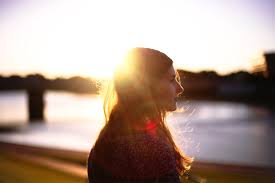
#> input picture images.png, 275 x 183 px
$ python -i image_processor.py   (imports and definitions only)
#> lines starting #> are read from the running program, lines starting #| are printed output that depends on the picture; after the words box and inside, x2 and y2 are one past the last pixel; in counts of white or black regions, pixels touching at a corner belong together

import numpy as np
from scipy import ndimage
from scipy.cluster.hierarchy import fclusterdata
from scipy.ndimage import distance_transform_edt
import copy
import cv2


class ImageProcessor:

    @staticmethod
    def rgb_to_grayscale(image):
        """Convert RGB to grayscale using OpenCV"""
        return cv2.cvtColor(image, cv2.COLOR_RGB2GRAY)

    # [9 lines left out: functions rgb_to_hsv, hsv_to_rgb, not called in this run]

    @staticmethod
    def create_gaussian_kernel(sigma, ksize=None):
        """Create 2D Gaussian kernel"""
        if ksize is None:
            ksize = int(6 * sigma) + 1
        if ksize % 2 == 0:
            ksize += 1

        center = ksize // 2
        x = np.arange(-center, center + 1)
        y = np.arange(-center, center + 1)
        X, Y = np.meshgrid(x, y)

        kernel = np.exp(-(X**2 + Y**2) / (2 * sigma**2))
        kernel = kernel / (2 * np.pi * sigma**2)
        kernel = kernel / kernel.sum()

        return kernel.astype(np.float32)

    @staticmethod
    def convolve2d(image, kernel, padding='reflect'):
        """2D convolution for single channel"""
#> called with kernel = array of shape (7, 7), padding = 'reflect'
        kh, kw = kernel.shape
        pad_h, pad_w = kh // 2, kw // 2

        if padding == 'reflect':
            padded = np.pad(image, ((pad_h, pad_h), (pad_w, pad_w)), mode='reflect')
        else:
            padded = np.pad(image, ((pad_h, pad_h), (pad_w, pad_w)), mode='constant')

        output = np.zeros_like(image, dtype=np.float32)

        for i in range(image.shape[0]):
            for j in range(image.shape[1]):
                region = padded[i:i+kh, j:j+kw]
                output[i, j] = np.sum(region * kernel)

        return output

    @staticmethod
    def gaussian_blur(image, sigma=1.0, ksize=None):
        """Apply Gaussian blur to image"""
        kernel = ImageProcessor.create_gaussian_kernel(sigma, ksize)

        if len(image.shape) == 2:
            return ImageProcessor.convolve2d(image, kernel).astype(np.uint8)
        else:
            result = np.zeros_like(image)
            for c in range(image.shape[2]):
                result[..., c] = ImageProcessor.convolve2d(image[..., c], kernel)
            return result.astype(np.uint8)

    # [27 lines left out: functions threshold_binary, adaptive_threshold, not called in this run]

    @staticmethod
    def sobel_gradient(image):
        """Calculate image gradient using Sobel operator"""
        sobel_x = np.array([[-1, 0, 1], [-2, 0, 2], [-1, 0, 1]], dtype=np.float32)
        sobel_y = np.array([[-1, -2, -1], [0, 0, 0], [1, 2, 1]], dtype=np.float32)

        if len(image.shape) == 3:
            image = ImageProcessor.rgb_to_grayscale(image)

        gx = ImageProcessor.convolve2d(image.astype(np.float32), sobel_x)
#> call 2 of convolve2d, with kernel = array of shape (3, 3), padding = 'reflect'
#> in convolve2d (call 2), `padded = np.pad(image, ((pad_h, pad_h), (pad_w, pad_w)), mode='reflect')`:
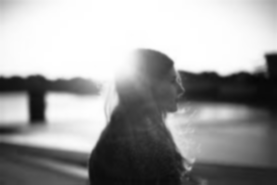
#> padded: shape (185, 277) float32; min 6, max 255, mean 158.3
#> after the loop in convolve2d (call 2), `for i in range(image.shape[0]):`:
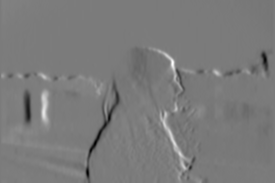
#> output: shape (183, 275) float32; min -447, max 474, mean -1.9; drawn with min black and max white
        gy = ImageProcessor.convolve2d(image.astype(np.float32), sobel_y)
#> call 3 of convolve2d, with kernel = array of shape (3, 3), padding = 'reflect'
#> after the loop in convolve2d (call 3), `for i in range(image.shape[0]):`:
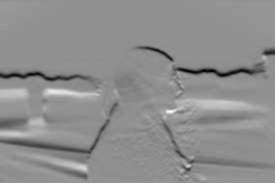
#> output: shape (183, 275) float32; min -447, max 339, mean -8.3; drawn with min black and max white

        magnitude = np.sqrt(gx**2 + gy**2)
        direction = np.arctan2(gy, gx)
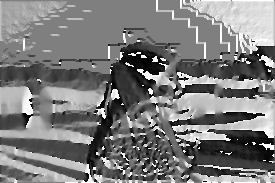
#> direction: shape (183, 275) float32; min -3.14, max 3.14, mean -0.0858; drawn with min black and max white

        return magnitude, direction

    @staticmethod
    def non_max_suppression(magnitude, direction):
        """Non-maximum suppression for edge detection"""
        h, w = magnitude.shape
#> h = 183; w = 275
        suppressed = np.zeros_like(magnitude)

        # Convert angle to degrees
        angle = np.rad2deg(direction) % 180
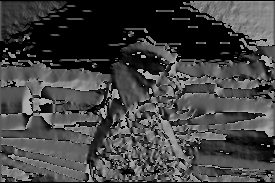
#> angle: shape (183, 275) float32; min 0, max 179.8, mean 67.4

        for i in range(1, h-1):
            for j in range(1, w-1):
                a = angle[i, j]

                # Determine neighbors based on gradient direction
                if (0 <= a < 22.5) or (157.5 <= a <= 180):
                    neighbors = [magnitude[i, j-1], magnitude[i, j+1]]
                elif 22.5 <= a < 67.5:
                    neighbors = [magnitude[i-1, j+1], magnitude[i+1, j-1]]
                elif 67.5 <= a < 112.5:
                    neighbors = [magnitude[i-1, j], magnitude[i+1, j]]
                else:  # 112.5 <= a < 157.5
                    neighbors = [magnitude[i-1, j-1], magnitude[i+1, j+1]]

                if magnitude[i, j] >= max(neighbors):
                    suppressed[i, j] = magnitude[i, j]

        return suppressed

    @staticmethod
    def hysteresis_threshold(image, low_thresh, high_thresh):
        """Hysteresis thresholding"""
#> called with low_thresh = 50, high_thresh = 150
        strong = image >= high_thresh
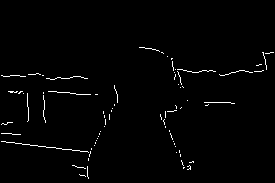
#> strong: shape (183, 275) bool; 1.4% white in thin lines or dots, all inside (x1, y1, x2, y2) = (1, 47, 274, 179)
        weak = (image >= low_thresh) & (image < high_thresh)
#> weak: shape (183, 275) bool; 1.7% white in thin lines or dots, all inside (x1, y1, x2, y2) = (1, 47, 270, 182)

        result = np.zeros_like(image, dtype=np.uint8)
        result[strong] = 255

        # Edge tracking by hysteresis
        for _ in range(5):
            dilated = ndimage.binary_dilation(result > 0)
            result[weak & dilated] = 255

        return result

    @staticmethod
    def canny_edge_detection(image, low_thresh=50, high_thresh=150, sigma=1.0):
        """Canny edge detection algorithm"""
        if len(image.shape) == 3:
            gray = ImageProcessor.rgb_to_grayscale(image)
        else:
            gray = image

        # Apply Gaussian blur
        blurred = ImageProcessor.gaussian_blur(gray, sigma=sigma)

        # Calculate gradients
        magnitude, direction = ImageProcessor.sobel_gradient(blurred)

        # Non-maximum suppression
        suppressed = ImageProcessor.non_max_suppression(magnitude, direction)

        # Double thresholding and edge tracking
        edges = ImageProcessor.hysteresis_threshold(suppressed, low_thresh, high_thresh)
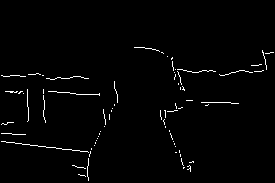
#> edges: shape (183, 275); 1.6% white in thin lines or dots, all inside (x1, y1, x2, y2) = (1, 47, 274, 181)

        return edges

    # [163 lines left out: functions dilate, erode, morphology_open, morphology_close, find_contours, contour_area and 5 more, not called in this run]


class BlobRemovalProcessor:

    # [41 lines left out: functions __init__, load_image, reset_to_original, reset_to_last_inpainted, not called in this run]

    def get_working_image(self):
        """Get the current working image"""
        return self.working_image if self.working_image is not None else self.original_image

    # [252 lines left out: functions add_to_history, undo_step, redo_step, get_history_info, create_color_mask_hsv, create_brightness_mask and 9 more, not called in this run]

>>> import cv2
>>> picture = cv2.cvtColor(cv2.imread('images.png'), cv2.COLOR_BGR2RGB)
>>> result = ImageProcessor().canny_edge_detection(picture)
